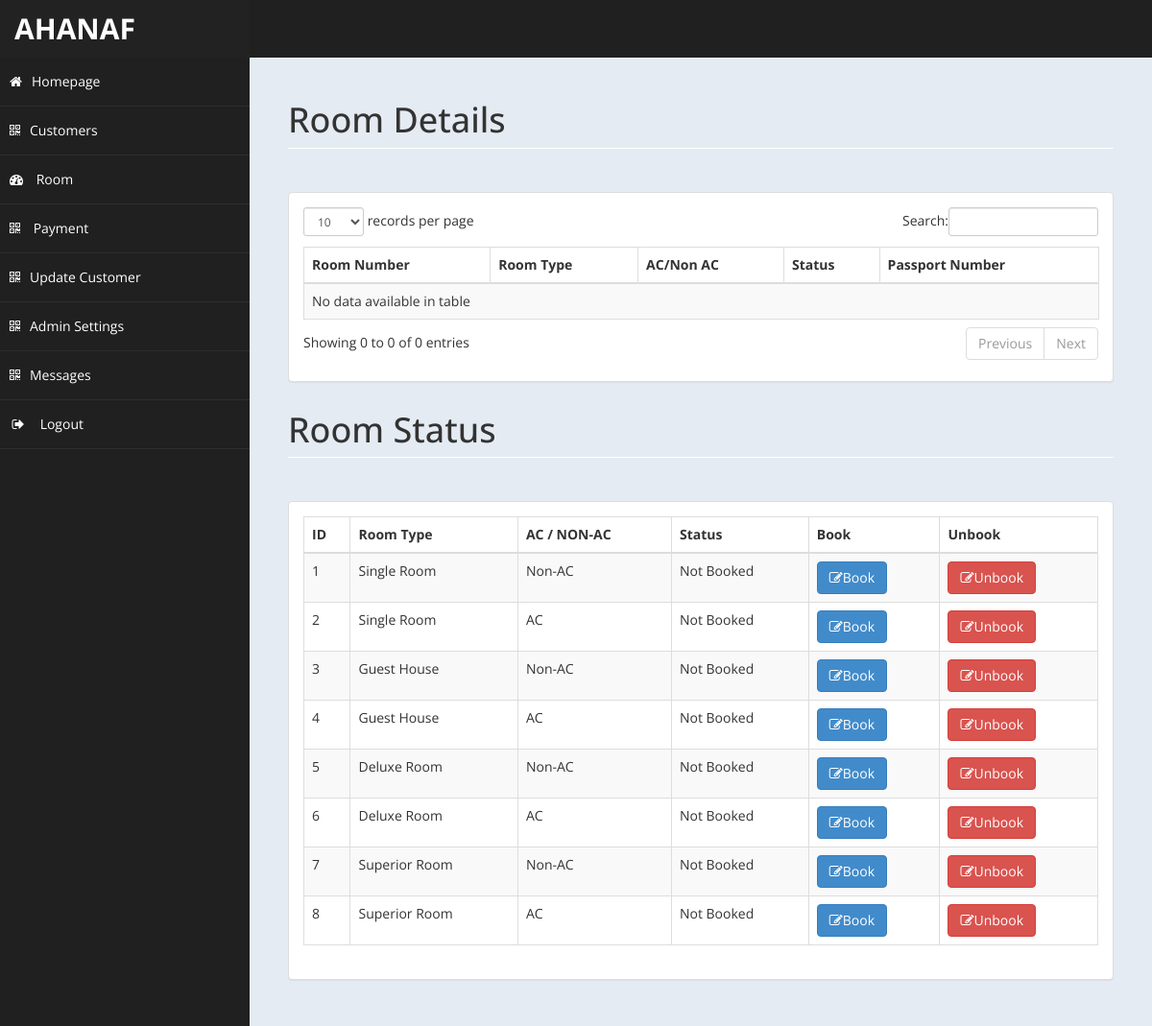
Screenshot of /admin/roomdetails.php (signed in) with the database file from the repository.
### tables this page shows
CREATE TABLE `roomrate` (
  `ID` int(11) NOT NULL,
  `room` varchar(100) NOT NULL,
  `roomtype` varchar(100) NOT NULL,
  `roomrate` varchar(100) NOT NULL,
  `status` varchar(100) NOT NULL
);

### admin/roomdetails.php (the view, shortened to what this page needs)
<!DOCTYPE html>
<html xmlns="http://www.w3.org/1999/xhtml">
<head>
    <link href="assets/css/bootstrap.css" rel="stylesheet" />
    <link href="assets/css/font-awesome.css" rel="stylesheet" />
    <link href="assets/css/custom-styles.css" rel="stylesheet" />
    <link href="assets/js/dataTables/dataTables.bootstrap.css" rel="stylesheet" />
</head>
<body>
    <div id="wrapper">
        <nav class="navbar navbar-default top-navbar" role="navigation">
            <div class="navbar-header">
                <a class="navbar-brand" href="home.php"><?php echo $_SESSION["user"]; ?> </a>
            </div>
        </nav>
        <nav class="navbar-default navbar-side" role="navigation">
        <div class="sidebar-collapse">
                <ul class="nav" id="main-menu">
                    <li>
                        <a  href="../index.php"><i class="fa fa-home"></i>Homepage</a>
                    </li>
                    <li>
                        <a class="active-menu" href="customer.php"><i class="fa fa-qrcode"></i>Customers</a>
                    </li>
                    <li>
                        <a href="roomdetails.php"><i class="fa fa-dashboard"></i> Room</a>
                    </li>
                    <li>
                        <a class="active-menu" href="payment.php"><i class="fa fa-qrcode"></i> Payment</a>
                    </li>
                    <li>
                        <a  href="updateuser.php"><i class="fa fa-qrcode"></i>Update Customer</a>
                    </li>
                    <li>
                        <a class="active-menu" href="usersetting.php"><i class="fa fa-qrcode"></i>Admin Settings</a>
                    </li>
                    <li>
                        <a class="active-menu" href="message.php"><i class="fa fa-qrcode"></i>Messages</a>
                    </li>
                    <li>
                        <a href="logout.php" ><i class="fa fa-sign-out fa-fw"></i> Logout</a>
                    </li>
            </div>
        </nav>
        <div id="page-wrapper" >
            <div id="page-inner">
			 <div class="row">
                    <div class="col-md-12">
                        <h1 class="page-header">
                           Room Details<small> </small>
                        </h1>
                    </div>
                </div>
            <div class="row">
                <div class="col-md-12">
                    <div class="panel panel-default">
                        <div class="panel-body">
                            <div class="table-responsive">
                                <table class="table table-striped table-bordered table-hover" id="dataTables-example">
                                    <thead>
                                        <tr>
                                            <th>Room Number</th>
											<th>Room Type</th>
                                            <th>AC/Non AC</th>
                                            <th>Status</th>
											<th>Passport Number</th>
                                        </tr>
                                    </thead>
                                    <tbody>
                                    </tbody>
                                </table>
                            </div>
                        </div>
                    </div>
                </div>
            </div>
            <div class="row">
                    <div class="col-md-12">
                        <h1 class="page-header">
                           Room Status<small> </small>
                        </h1>
                    </div>
                </div>
            <div class="row">
                <div class="col-md-12">
                    <div class="panel panel-default">
                        <div class="panel-body">
                            <div class="table-responsive">
                                <table class="table table-striped table-bordered table-hover" id="dataTables-example">
                                    <thead>
                                        <tr>
                                            <th>ID</th>
                                            <th>Room Type</th>
                                            <th>AC / NON-AC</th>
                                            <th>Status</th>
                                            <th>Book</th>
                                            <th>Unbook</th>
                                        </tr>
                                    </thead>
                                    <tbody>
                                    <?php
										include ('db.php');
										$sql="select * from roomrate";
										$re = mysqli_query($con,$sql);
										while($row = mysqli_fetch_array($re))
										{
                                            $id = $row['ID'];
                                            if($id !="Null")
                                            {
                                                echo"<tr class='gradeC'>
                                                <td>".$row['ID']."</td>
                                                <td>".$row['room']."</td>
                                                <td>".$row['roomtype']."</td>
                                                <td>".$row['status']."</td>
                                                    <td><a href=book.php?eid=".$id ." <button class='btn btn-primary'> <i class='fa fa-edit' ></i>Book</button></td>
                                                    <td><a href=unbook.php?eid=".$id ." <button class='btn btn-danger'> <i class='fa fa-edit' ></i>Unbook</button></td>
                                                </tr>";
                                            }
										}
									?>
                                    </tbody>
                                </table>
                            </div>
                        </div>
                    </div>
</body>
</html>

### admin/assets/css/custom-styles.css (style rules this page uses)
body { font-family: 'Open Sans', sans-serif; }
#wrapper { width: 100%; background:#202020; }
#page-wrapper { padding: 15px 15px; min-height: 600px; background:#E5EBF2; }
#page-inner { width:100%; margin:10px 20px 10px 0px; background-color:transparent; padding:10px; min-height:1200px; }
h1, .h1, h2, .h2, h3, .h3 { margin-top: 7px; margin-bottom: -5px; }
.page-header { padding-bottom: 9px; margin: 10px 0 45px; border-bottom: 1px solid #ffffff; }
.top-navbar { margin:0px; }
.top-navbar .navbar-brand { color: #fff; width: 260px; text-align: left; height: 60px; font-size: 30px; font-weight: 700; text-transform: uppercase; line-height: 30px; }
.active-menu { background-color:#202020!important; }
.sidebar-collapse , .sidebar-collapse .nav { background:none; }
.sidebar-collapse .nav { padding:0; }
.sidebar-collapse .nav > li > a { color:#fff; background:transparent; text-shadow:none; }
.sidebar-collapse > .nav > li > a { padding:15px 10px; }
.sidebar-collapse > .nav > li { border-bottom: 1px solid rgba(107, 108, 109, 0.19); }
.navbar-side { border:none; background-color: transparent; }
.top-navbar { background:#202020; border-bottom:none; }
.navbar-default { border:0px solid black; }
.navbar-header { background: #222222; }
.nav > li > a > i { margin-right:10px; }
@media (min-width:768px) { #page-wrapper { margin: 0 0 0 260px; padding: 15px 30px; min-height: 1200px; } }
@media (min-width:768px) { .navbar-side { z-index: 1; position: absolute; width: 260px; } }
@media (min-width:768px) { .navbar { border-radius: 0px; } }

### rows the page displays
roomrate: ID "1", room "Single Room", roomtype "Non-AC", status "Not Booked"
roomrate: ID "2", room "Single Room", roomtype "AC", status "Not Booked"
roomrate: ID "3", room "Guest House", roomtype "Non-AC", status "Not Booked"
roomrate: ID "4", room "Guest House", roomtype "AC", status "Not Booked"
roomrate: ID "5", room "Deluxe Room", roomtype "Non-AC", status "Not Booked"
roomrate: ID "6", room "Deluxe Room", roomtype "AC", status "Not Booked"
roomrate: ID "7", room "Superior Room", roomtype "Non-AC", status "Not Booked"
roomrate: ID "8", room "Superior Room", roomtype "AC", status "Not Booked"

### other values shown
$_SESSION["user"] "AHANAF"
